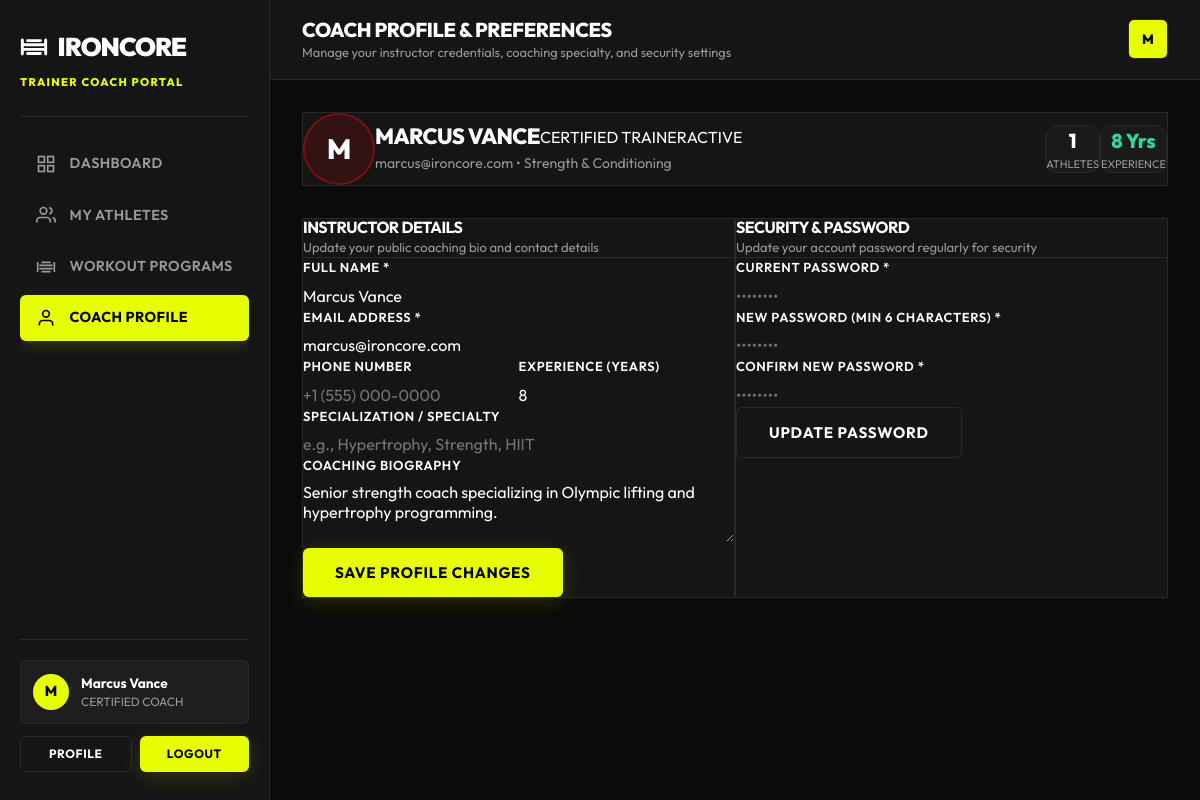
Before: /trainer/profile.php (signed in) with the older database file.
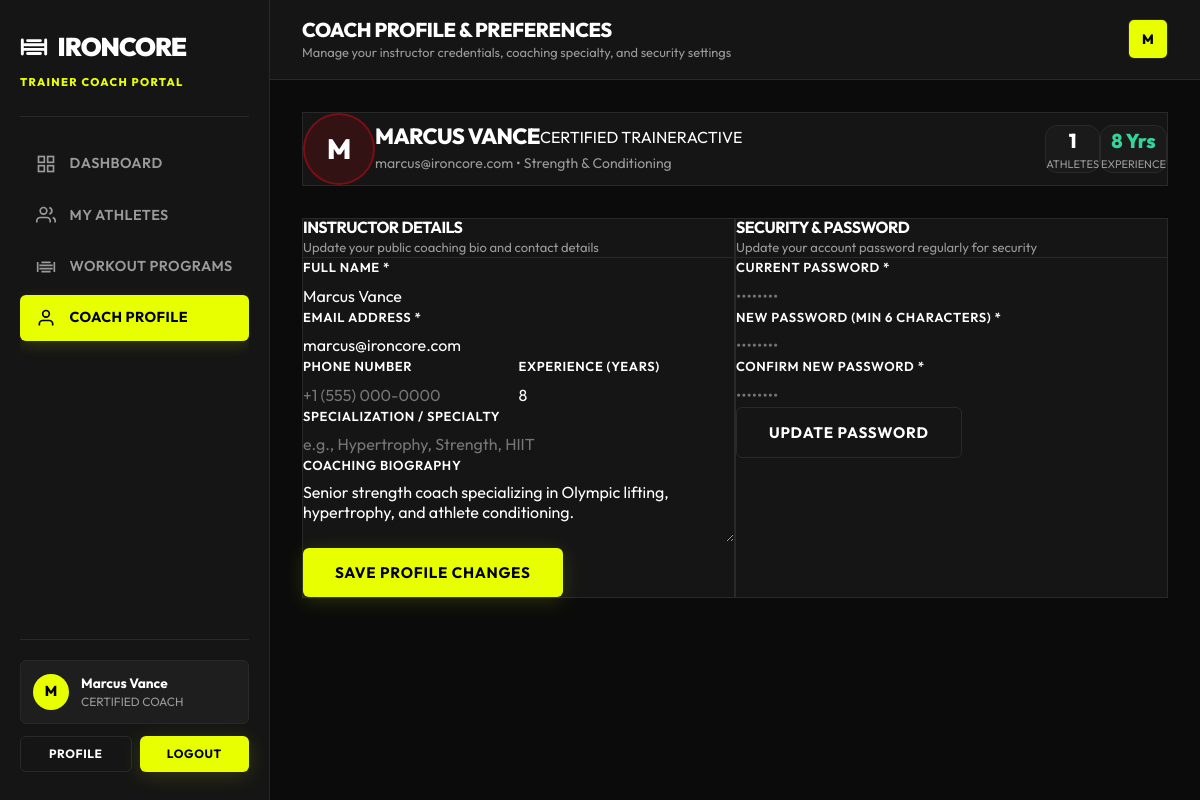
After: the same page with the newer database file.
### tables this page shows
CREATE TABLE IF NOT EXISTS `users` (
    `id` INT AUTO_INCREMENT PRIMARY KEY,
    `full_name` VARCHAR(100) NOT NULL,
    `email` VARCHAR(150) NOT NULL UNIQUE,
    `password_hash` VARCHAR(255) NOT NULL,
    `role` ENUM('admin', 'trainer', 'member') NOT NULL DEFAULT 'member',
    `avatar` VARCHAR(255) NULL,
    `status` ENUM('active', 'inactive', 'suspended') NOT NULL DEFAULT 'active',
    `created_at` TIMESTAMP DEFAULT CURRENT_TIMESTAMP,
    `updated_at` TIMESTAMP DEFAULT CURRENT_TIMESTAMP ON UPDATE CURRENT_TIMESTAMP,
    INDEX `idx_email` (`email`),
    INDEX `idx_role` (`role`)
);

CREATE TABLE IF NOT EXISTS `trainers` (
    `id` INT AUTO_INCREMENT PRIMARY KEY,
    `user_id` INT NOT NULL UNIQUE,
    `specialization` VARCHAR(150) NOT NULL,
    `experience_years` INT NOT NULL DEFAULT 0,
    `bio` TEXT NULL,
    `hourly_rate` DECIMAL(10,2) DEFAULT 0.00,
    `created_at` TIMESTAMP DEFAULT CURRENT_TIMESTAMP,
    FOREIGN KEY (`user_id`) REFERENCES `users`(`id`) ON DELETE CASCADE
);

### public/trainer/profile.php (called while the page is built, shortened)
<?php
require_once __DIR__ . '/../../app/views/trainer/profile.php';

### app/config/database.php (called while the page is built, shortened)
<?php
class Database {
    private static ?PDO $instance = null;
    public static function getInstance(): PDO {
        if (self::$instance === null) {
            $host = getenv('DB_HOST') ?: '127.0.0.1';
            $port = getenv('DB_PORT') ?: '3306';
            $db   = getenv('DB_NAME') ?: 'ironcore_gym';
            $user = getenv('DB_USER') ?: 'root';
            $pass = getenv('DB_PASS') ?: '';
            $charset = 'utf8mb4';
            $dsn = "mysql:host={$host};port={$port};dbname={$db};charset={$charset}";
            $options = [
                PDO::ATTR_ERRMODE            => PDO::ERRMODE_EXCEPTION,
                PDO::ATTR_DEFAULT_FETCH_MODE => PDO::FETCH_ASSOC,
                PDO::ATTR_EMULATE_PREPARES   => false,
            ];
            try {
                self::$instance = new PDO($dsn, $user, $pass, $options);
            } catch (PDOException $e) {
                if (defined('STORAGE_PATH')) {
                    error_log("[" . date('Y-m-d H:i:s') . "] DB Connection Error: " . $e->getMessage() . "\n", 3, STORAGE_PATH . '/logs/app.log');
                }
                if (APP_DEBUG) {
                    throw new Exception("Database Connection Failed: " . $e->getMessage());
                } else {
                    die("Database connection error. Please contact system administrator.");
                }
            }
        }
        return self::$instance;
    }
}

### app/services/GymManagementService.php (called while the page is built, shortened)
<?php
require_once __DIR__ . '/../config/database.php';
class GymManagementService {
    private PDO $db;
    public function __construct() {
        $this->db = Database::getInstance();
    }
    public function getUserById(int $userId): ?array {
        $stmt = $this->db->prepare("SELECT * FROM users WHERE id = :id LIMIT 1");
        $stmt->execute(['id' => $userId]);
        return $stmt->fetch() ?: null;
    }
    public function getTrainerByUserId(int $userId): ?array {
        $stmt = $this->db->prepare("
            SELECT t.*, u.full_name, u.email, u.status
            FROM trainers t
            JOIN users u ON u.id = t.user_id
            WHERE t.user_id = :uid LIMIT 1
        ");
        $stmt->execute(['uid' => $userId]);
        return $stmt->fetch() ?: null;
    }
    public function trainerDashboard(int $userId): array {
        $trainer = $this->getTrainerByUserId($userId);
        $trainerId = $trainer ? (int) $trainer['id'] : null;
        $clientsQuery = "
            SELECT m.id, m.phone, m.join_date, u.full_name, u.email, u.status,
                   p.title as plan_title, s.end_date, s.status as subscription_status,
                   wp.title as workout_title, wp.goal as workout_goal,
                   (SELECT COUNT(*) FROM attendance a WHERE a.member_id = m.id) as total_checkins,
                   (SELECT MAX(CONCAT(a2.date, ' ', a2.check_in_time)) FROM attendance a2 WHERE a2.member_id = m.id) as last_seen
            FROM members m
            JOIN users u ON u.id = m.user_id
            LEFT JOIN workout_plans wp ON wp.member_id = m.id " . ($trainerId ? "AND wp.trainer_id = :tid" : "") . "
            LEFT JOIN subscriptions s ON s.member_id = m.id AND s.id = (
                SELECT MAX(s2.id) FROM subscriptions s2 WHERE s2.member_id = m.id
            )
            LEFT JOIN membership_plans p ON p.id = s.plan_id
            WHERE u.status = 'active'
            ORDER BY m.id DESC
        ";
        $stmt = $this->db->prepare($clientsQuery);
        if ($trainerId) {
            $stmt->execute(['tid' => $trainerId]);
        } else {
            $stmt->execute();
        }
        $clients = $stmt->fetchAll();
        $assignedCount = count($clients);
        $activePrograms = 0;
        $needingAttention = 0;
        foreach ($clients as $c) {
            if (!empty($c['workout_title'])) {
                $activePrograms++;
            }
        }
        $sessionsThisWeek = (int) $this->db->query("
            SELECT COUNT(*) FROM attendance
            WHERE YEARWEEK(date, 1) = YEARWEEK(CURDATE(), 1)
        ")->fetchColumn();
        $todaySchedule = $this->db->query("
            SELECT a.*, u.full_name, u.email
            FROM attendance a
            JOIN members m ON m.id = a.member_id
            JOIN users u ON u.id = m.user_id
            WHERE a.date = CURDATE()
            ORDER BY a.check_in_time DESC
        ")->fetchAll();
        return [
            'trainer'                          => $trainer,
            'assigned_clients_count'           => $assignedCount,
            'active_programs_count'            => $activePrograms,
            'sessions_this_week'               => $sessionsThisWeek,
            'clients_needing_attention'        => $needingAttention,
            'clients_needing_attention_count'  => $needingAttention,
            'clients'                          => $clients,
            'today_schedule'                   => $todaySchedule
        ];
    }
}

### app/views/trainer/profile.php (the view, shortened to what the rows shown need)
<?php
require_once __DIR__ . '/../../services/GymManagementService.php';
$userId = (int) ($_SESSION['user_id'] ?? 0);
$svc = new GymManagementService();
$user = $svc->getUserById($userId);
$trainer = $svc->getTrainerByUserId($userId);
$trainerData = $svc->trainerDashboard($userId);
?>
<!DOCTYPE html>
<html lang="en">
<head>
  <link rel="stylesheet" href="/assets/css/style.css">
  <link rel="stylesheet" href="/assets/css/dashboard.css">
  <link rel="stylesheet" href="/assets/css/responsive.css">
  <link rel="stylesheet" href="/assets/css/admin-modules.css">
</head>
<body style="background-color: var(--color-bg);">
  <div class="dashboard-shell">
    <?php
    require_once __DIR__ . '/../layouts/trainer_nav.php';
    ?>
      <main class="dashboard-body">
        <section class="modern-card" style="padding: var(--space-6); background: var(--color-surface); border: 1px solid var(--color-border); border-radius: var(--radius-xl); margin-bottom: var(--space-6);">
          <div style="display: flex; align-items: center; gap: var(--space-5); flex-wrap: wrap;">
            <div class="avatar-circle" style="width: 72px; height: 72px; font-size: 28px; font-weight: 800; background: rgba(229, 9, 20, 0.15); color: var(--color-primary); border: 2px solid rgba(229, 9, 20, 0.4);">
              <?= strtoupper(substr($user['full_name'] ?? 'Coach', 0, 1)) ?>
            </div>
            <div style="flex: 1; min-width: 240px;">
              <div style="display: flex; align-items: center; gap: var(--space-3); flex-wrap: wrap;">
                <h2 style="font-size: 22px; font-weight: 800; color: var(--color-text); margin: 0;"><?= htmlspecialchars($user['full_name'] ?? 'Coach') ?></h2>
                <span class="badge badge-primary">CERTIFIED TRAINER</span>
                <span class="badge badge-success">ACTIVE</span>
              </div>
              <p style="font-size: 14px; color: var(--color-text-muted); margin: 4px 0 0 0;"><?= htmlspecialchars($user['email'] ?? '') ?> • <?= htmlspecialchars($trainer['specialty'] ?? 'Strength & Conditioning') ?></p>
            </div>
            <div style="display: flex; gap: var(--space-4); text-align: center;">
              <div style="padding: var(--space-3) var(--space-4); background: rgba(255,255,255,0.02); border: 1px solid var(--color-border); border-radius: var(--radius-md);">
                <div style="font-size: 20px; font-weight: 800; color: var(--color-primary);"><?= $trainerData['assigned_clients_count'] ?></div>
                <div style="font-size: 11px; color: var(--color-text-muted); text-transform: uppercase;">Athletes</div>
              </div>
              <div style="padding: var(--space-3) var(--space-4); background: rgba(255,255,255,0.02); border: 1px solid var(--color-border); border-radius: var(--radius-md);">
                <div style="font-size: 20px; font-weight: 800; color: #34D399;"><?= (int)($trainer['experience_years'] ?? 3) ?> Yrs</div>
                <div style="font-size: 11px; color: var(--color-text-muted); text-transform: uppercase;">Experience</div>
              </div>
            </div>
          </div>
        </section>
        <div style="display: grid; grid-template-columns: repeat(auto-fit, minmax(320px, 1fr)); gap: var(--space-6);">
          <section class="modern-card" style="padding: var(--space-6); background: var(--color-surface); border: 1px solid var(--color-border); border-radius: var(--radius-xl);">
            <form id="profile-form" onsubmit="submitProfileForm(event)">
              <div style="display: flex; flex-direction: column; gap: var(--space-4);">
                <div>
                  <label class="form-label" style="font-size: 13px; font-weight: 600; color: var(--color-text); margin-bottom: 6px; display: block;">Full Name *</label>
                  <input type="text" name="full_name" class="form-input" value="<?= htmlspecialchars($user['full_name'] ?? '') ?>" required style="width: 100%;">
                </div>
                <div>
                  <label class="form-label" style="font-size: 13px; font-weight: 600; color: var(--color-text); margin-bottom: 6px; display: block;">Email Address *</label>
                  <input type="email" name="email" class="form-input" value="<?= htmlspecialchars($user['email'] ?? '') ?>" required style="width: 100%;">
                </div>
                <div style="display: grid; grid-template-columns: 1fr 1fr; gap: var(--space-4);">
                  <div>
                    <label class="form-label" style="font-size: 13px; font-weight: 600; color: var(--color-text); margin-bottom: 6px; display: block;">Experience (Years)</label>
                    <input type="number" name="experience_years" class="form-input" value="<?= (int)($trainer['experience_years'] ?? 3) ?>" min="0" max="50" style="width: 100%;">
                  </div>
                </div>
                <div>
                  <label class="form-label" style="font-size: 13px; font-weight: 600; color: var(--color-text); margin-bottom: 6px; display: block;">Coaching Biography</label>
                  <textarea name="bio" class="form-input" rows="3" placeholder="Tell members about your coaching methodology and background..." style="width: 100%;"><?= htmlspecialchars($trainer['bio'] ?? '') ?></textarea>
                </div>
              </div>
            </form>
          </section>
        </div>
      </main>
    </div>
  </div>
</body>
</html>

Changed rows visible on the page:
changed trainers id 1: bio "Senior strength coach specializing in Olympic lifting and hypertrophy programming." → "Senior strength coach specializing in Olympic lifting, hypertrophy, and athlete conditioning."
